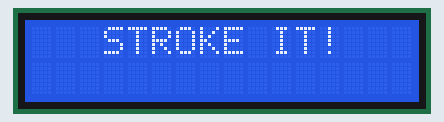
The sketch below on a simulated Arduino Uno, built with avr-gcc and run on an emulated ATmega328P. Shown: 16×2 character LCD. Random numbers use the default seed unless the sketch sets one; what the sketch prints to the serial monitor is not drawn.

Above: at 0.1 s.
At 15.4 s:
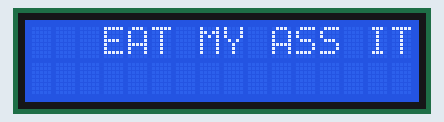
At 38.7 s:
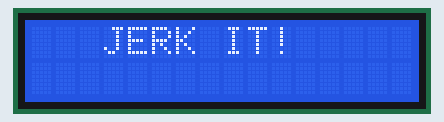

The sketch:

reference_lcdout.ino
```cpp
#include <Wire.h>
#include <LiquidCrystal_I2C.h>

char array1[]="SunFounder mydicksmol"; //the string to print on the LCD
char array2[]="JERK IT!  "; //the string to print on the LCD
char array3[]="STROKE IT! "; //the string to print on the LCD
char array4[]="EAT MY ASS IT!   "; //the string to print on the LCD
int val = 0;
int tim = 1000; //the value of delay time
// initialize the library with the numbers of the interface pins
LiquidCrystal_I2C lcd(0x27,16,2); // set the LCD address to 0x27 for a 16 chars and 2 line display

void setup() {
  // put your setup code here, to run once:
  Serial.begin(9600); // open the serial port at 9600 bps:
  lcd.init();
  lcd.backlight();
}

void loop() {
  val = random(1, 4);
  Serial.print(val);
  lcd.setCursor(3, 0);
  if (val == 1) {
    lcd.print(array2);
    delay(tim);
    lcd.clear();
  }

  if (val == 2) {
    lcd.print(array3);
    delay(tim);
    lcd.clear();
  }

  if (val == 3) {
    lcd.print(array4);
    delay(tim);
    lcd.clear();
  }


  //reference code!
//  // put your main code here, to run repeatedly:
//  lcd.setCursor(1,0); // set the cursor to column 15, line 0
//  for (int positionCounter1 = 0; positionCounter1 < 26; positionCounter1++)
//  {
//    lcd.scrollDisplayLeft(); //Scrolls the contents of the display one space to the left.
//    lcd.print(array1[positionCounter1]); // Print a message to the LCD.
//    delay(tim); //wait for 250 microseconds
//  }
//  lcd.clear(); //Clears the LCD screen and positions the cursor in the upper-left  corner.
//  lcd.setCursor(15,1); // set the cursor to column 15, line 1
//  for (int positionCounter = 0; positionCounter < 26; positionCounter++)
//  {
//    lcd.scrollDisplayLeft(); //Scrolls the contents of the display one space to the left.
//    lcd.print(array2[positionCounter]); // Print a message to the LCD.
//    delay(tim); //wait for 250 microseconds
//  }
//  lcd.clear(); //Clears the LCD screen and positions the cursor in the upper-left corner.
}
```

Measured:
- what the display in image 1 shows lasts 1.0 s, from 15.3 s to 16.3 s
